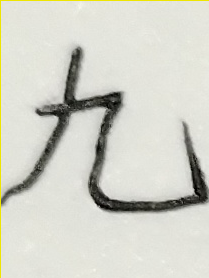
#> input picture test4/pic/cut/13.png, 209 x 278 px, given in place of 0.png, which was not available
$ python resize.py
#> lines starting #> are read from the running program, lines starting #| are printed output that depends on the picture
import cv2

path = 'E:/20212333Python\demo09_AnalisisData/test4\pic'

for i in range(0, 40):
    # 读取分割后的图像
    image = cv2.imread(path + '/cut/' + f'{i}' + '.png', cv2.IMREAD_GRAYSCALE)
#> image: shape (278, 209); min 0, max 246, mean 209

    # 调整大小为30x30
    resized_image = cv2.resize(image, (30, 30))
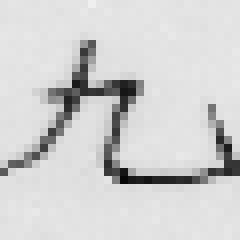
#> resized_image: shape (30, 30) (shown 8 times larger); min 7, max 239, mean 208.8

    cv2.imwrite(path + '/resize/' + f'{i}' + '.png', resized_image)
#> pass 2 of the loop `for i in range(0, 40):`:
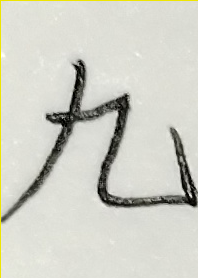
#> input picture test4/pic/cut/14.png, 198 x 278 px, given in place of 1.png, which was not available
#> image: shape (278, 198)
#> `resized_image = cv2.resize(image, (30, 30))`:
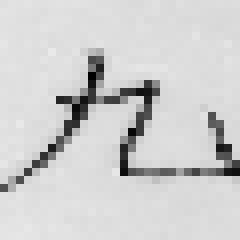
#> resized_image: shape (30, 30) (shown 8 times larger); min 1, max 233, mean 206.3
#> (the run stopped early here; a loop or call above may not have finished)
